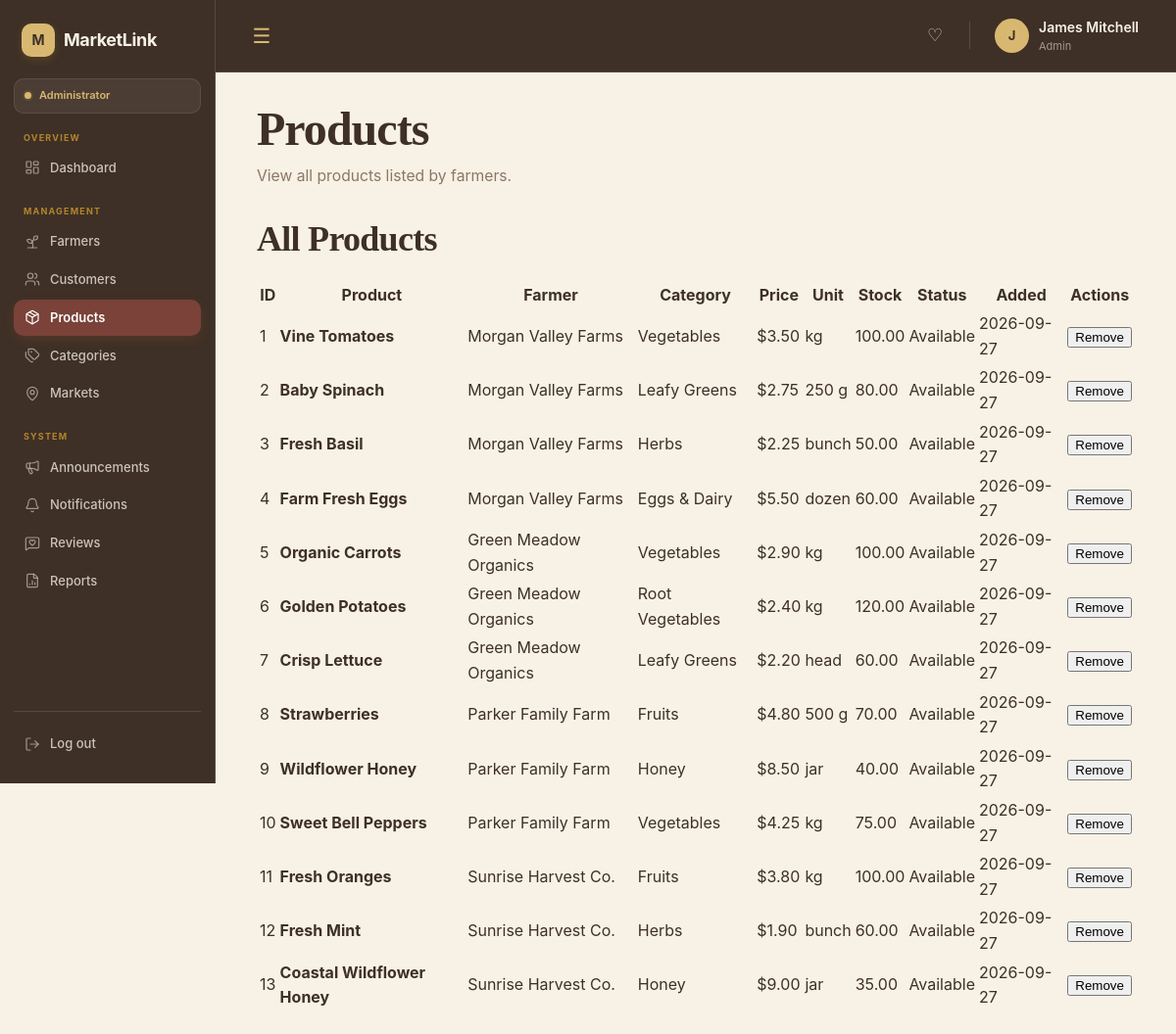
The app's page /admin/products.php (signed in) with its own data.
### tables this page shows
CREATE TABLE `products` (
  `id` int(10) UNSIGNED NOT NULL,
  `farmer_id` int(10) UNSIGNED NOT NULL,
  `category_id` int(10) UNSIGNED NOT NULL,
  `name` varchar(150) NOT NULL,
  `description` text DEFAULT NULL,
  `price` decimal(10,2) NOT NULL,
  `unit` varchar(50) NOT NULL,
  `stock_quantity` decimal(10,2) NOT NULL DEFAULT 0.00,
  `image` varchar(255) DEFAULT NULL,
  `is_available` tinyint(1) NOT NULL DEFAULT 1,
  `moderation_status` enum('pending','approved','rejected') NOT NULL DEFAULT 'approved',
  `moderation_reason` text DEFAULT NULL,
  `created_at` timestamp NOT NULL DEFAULT current_timestamp(),
  `updated_at` timestamp NOT NULL DEFAULT current_timestamp() ON UPDATE current_timestamp()
);

CREATE TABLE `farmers` (
  `id` int(10) UNSIGNED NOT NULL,
  `user_id` int(10) UNSIGNED NOT NULL,
  `stall_name` varchar(150) NOT NULL,
  `contact_person` varchar(100) DEFAULT NULL,
  `description` text DEFAULT NULL,
  `address` varchar(255) DEFAULT NULL,
  `latitude` decimal(10,8) DEFAULT NULL,
  `longitude` decimal(11,8) DEFAULT NULL,
  `approval_status` enum('pending','approved','rejected') NOT NULL DEFAULT 'pending',
  `created_at` timestamp NOT NULL DEFAULT current_timestamp(),
  `updated_at` timestamp NOT NULL DEFAULT current_timestamp() ON UPDATE current_timestamp()
);

CREATE TABLE `categories` (
  `id` int(10) UNSIGNED NOT NULL,
  `name` varchar(100) NOT NULL,
  `description` text DEFAULT NULL,
  `image` varchar(255) DEFAULT NULL,
  `status` enum('active','inactive') NOT NULL DEFAULT 'active',
  `created_at` timestamp NOT NULL DEFAULT current_timestamp(),
  `updated_at` timestamp NOT NULL DEFAULT current_timestamp() ON UPDATE current_timestamp()
);

### includes/functions.php (called while the page is built, shortened)
<?php
function e($value): string
{
    return htmlspecialchars(
        (string) $value,
        ENT_QUOTES,
        'UTF-8'
    );
}

### admin/products.php (the view, shortened to what this page needs)
<?php
require_once __DIR__ . '/../includes/include.php';
$errors = [];
$products = [];
$stmt = $conn->prepare("
    SELECT
        p.id,
        p.name,
        p.description,
        p.price,
        p.unit,
        p.stock_quantity,
        p.image,
        p.is_available,
        p.moderation_status,
        p.created_at,
        f.stall_name AS farmer_name,
        c.name AS category_name
    FROM products p
    LEFT JOIN farmers f
        ON p.farmer_id = f.id
    LEFT JOIN categories c
        ON p.category_id = c.id
    ORDER BY p.created_at DESC
");
if ($stmt) {
    if ($stmt->execute()) {
        $result = $stmt->get_result();
        $products = $result->fetch_all(MYSQLI_ASSOC);
    } else {
        $errors[] = 'Failed to load products: ' . $stmt->error;
    }
} else {
    $errors[] = 'Failed to prepare product query: ' . $conn->error;
}
?>
<!DOCTYPE html>
<html lang="en">
<head>
    <link
        rel="stylesheet"
        href="../assets/css/base.css"
    >
    <link
        rel="stylesheet"
        href="../assets/css/navbar.css"
    >
    <link
        rel="stylesheet"
        href="../assets/css/dashboard.css"
    >
    <link
        rel="stylesheet"
        href="../assets/css/sidebar.css"
    >
</head>
<body>
    <?php include __DIR__ . '/../includes/navbar.php'; ?>
    <?php include __DIR__ . '/../includes/sidebar.php'; ?>
    <div class="admin-container">
        <main class="main-content">
            <div class="page-header">
                <div>
                    <h1>Products</h1>
                    <p>
                        View all products listed by farmers.
                    </p>
                </div>
            </div>
            <section class="table-section">
                <div class="section-header">
                    <h2>All Products</h2>
                </div>
                <div class="table-responsive">
                    <table class="data-table">
                        <thead>
                            <tr>
                                <th>ID</th>
                                <th>Product</th>
                                <th>Farmer</th>
                                <th>Category</th>
                                <th>Price</th>
                                <th>Unit</th>
                                <th>Stock</th>
                                <th>Status</th>
                                <th>Added</th>
                                <th>Actions</th>
                            </tr>
                        </thead>
                        <tbody>
                            <?php if (!empty($products)): ?>
                                <?php foreach ($products as $product): ?>
                                    <?php
                                    $availability =
                                        ((int) $product['is_available'] === 1)
                                            ? 'Available'
                                            : 'Unavailable';
                                            $moderation = $product['moderation_status'] ?? '';
                                    ?>
                                    <tr>
                                        <td>
                                            <?= (int) $product['id'] ?>
                                        </td>
                                        <td>
                                            <strong>
                                                <?= e(
                                                    $product['name'] ?? 'N/A'
                                                ) ?>
                                            </strong>
                                        </td>
                                        <td>
                                            <?= e(
                                                $product['farmer_name'] ?? 'N/A'
                                            ) ?>
                                        </td>
                                        <td>
                                            <?= e(
                                                $product['category_name'] ?? 'N/A'
                                            ) ?>
                                        </td>
                                        <td>
                                            $<?= number_format(
                                                (float) $product['price'],
                                                2
                                            ) ?>
                                        </td>
                                        <td>
                                            <?= e(
                                                $product['unit'] ?? 'N/A'
                                            ) ?>
                                        </td>
                                        <td>
                                            <?= number_format(
                                                (float) $product['stock_quantity'],
                                                2
                                            ) ?>
                                        </td>
                                        <td>
                                            <?php if ($availability === 'Available'): ?>
                                                <span class="status status-active">
                                                    Available
                                                </span>
                                            <?php else: ?>
                                                <span class="status status-inactive">
                                                    Unavailable
                                                </span>
                                            <?php endif; ?>
                                            <br>
                                        </td>
                                        <td>
                                            <?= !empty($product['created_at'])
                                                ? date(
                                                    'Y-m-d',
                                                    strtotime(
                                                        $product['created_at']
                                                    )
                                                )
                                                : 'N/A'
                                            ?>
                                        </td>
                                        <td>
                                            <?php if (
                                                $moderation === 'approved'
                                                && (int) $product['is_available'] === 1
                                            ): ?>
                                                <form method="POST" style="display:inline;">
                                                    <button
                                                        type="submit"
                                                        name="action"
                                                        value="remove"
                                                    >
                                                        Remove
                                                    </button>
                                                </form>
                                            <?php endif; ?>
                                        </td>
                                    </tr>
                                <?php endforeach; ?>
                            <?php endif; ?>
                        </tbody>
                    </table>
                </div>
            </section>
        </main>
    </div>
</body>
</html>

### assets/css/base.css (style rules this page uses)
:root { --terracotta: #87483d; --terracotta-dark: #63261b; --terracotta-light: #a3786e; --terracotta-soft: #F3DDD7; --sage: #6F7C59; --sage-dark: #596545; --sage-light: #E4E9DC; --sage-soft: #EEF1E9; --marigold: #d8b871; --marigold-dark: #978050; --marigold-light: #F5E3AF; --marigold-soft: #FAF1D9; --cream: #F8F1E5; --cream-light: #FFF9F0; --cream-dark: #EDE0CC; --white: #FFFFFF; --text: #3E3026; --text-soft: #665143; --text-muted: #8B7766; --border: #DCCDB9; --border-light: #EAE1D5; --radius-sm: 10px; --radius-md: 16px; --radius-lg: 22px; --radius-xl: 30px; --radius-pill: 999px; --shadow-soft: 0 6px 20px rgba(62, 48, 38, 0.07); --shadow-card: 0 12px 32px rgba(62, 48, 38, 0.09); --shadow-hover: 0 16px 40px rgba(62, 48, 38, 0.13); --font-main: "Space Grotesk", sans-serif; --font-body: "Inter", sans-serif; --font-serif: "Fraunces", Georgia, serif; --sidebar-width: 240px; --navbar-height: 74px; --content-max-width: 1500px; --transition-fast: 0.18s ease; --transition-normal: 0.25s ease; --transition-slow: 0.35s ease; }
* { box-sizing: border-box; }
html { scroll-behavior: smooth; }
body { margin: 0; background: var(--cream); color: var(--text); font-family: var(--font-body); line-height: 1.6; -webkit-font-smoothing: antialiased; }
h1, h2, h3, h4, h5, h6 { margin-top: 0; color: var(--text); font-family: var(--font-serif); line-height: 1.15; letter-spacing: -0.02em; }
h1 { font-size: clamp(2.2rem, 4vw, 3.6rem); }
h2 { font-size: clamp(1.8rem, 3vw, 2.6rem); }
button, input, select, textarea { font-family: var(--font-main); }
p { margin-top: 0; }
button, a { -webkit-tap-highlight-color: transparent; }
.main-content { margin-left: var(--sidebar-width); padding: calc(var(--navbar-height) + 30px) 42px 70px; min-height: 100vh; transition: margin-left var(--transition-normal); }
.page-header { margin-bottom: 32px; }
.page-header h1 { margin-bottom: 8px; }
.page-header p { margin: 0; color: var(--text-muted); font-size: 0.98rem; }
.section-header { display: flex; align-items: center; justify-content: space-between; gap: 20px; margin-bottom: 20px; }
.section-header h2, .section-header h3 { margin-bottom: 0; }

### assets/css/sidebar.css (style rules this page uses)
:root { --sidebar-width: 220px; --sidebar-bg: #3E3026; --sidebar-bg-light: #4C3B2F; --sidebar-text: #F8F1E5; --sidebar-text-soft: rgba(248, 241, 229, 0.76); --sidebar-text-muted: rgba(248, 241, 229, 0.50); --sidebar-border: rgba(248, 241, 229, 0.12); --sidebar-terracotta: #7a4238; --sidebar-terracotta-dark: #63261b; --sidebar-sage: #6F7C59; --sidebar-marigold: #d8b871; --sidebar-cream: #F8F1E5; }

### records on screen
products: id "1", name "Vine Tomatoes", farmer.stall_name "Morgan Valley Farms", category.name "Vegetables", price "3.50", unit "kg", stock_quantity "100.00", is_available "Available", created_at "2026-09-27"
products: id "2", name "Baby Spinach", farmer.stall_name "Morgan Valley Farms", category.name "Leafy Greens", price "2.75", unit "250 g", stock_quantity "80.00", is_available "Available", created_at "2026-09-27"
products: id "3", name "Fresh Basil", farmer.stall_name "Morgan Valley Farms", category.name "Herbs", price "2.25", unit "bunch", stock_quantity "50.00", is_available "Available", created_at "2026-09-27"
products: id "4", name "Farm Fresh Eggs", farmer.stall_name "Morgan Valley Farms", category.name "Eggs & Dairy", price "5.50", unit "dozen", stock_quantity "60.00", is_available "Available", created_at "2026-09-27"
products: id "5", name "Organic Carrots", farmer.stall_name "Green Meadow Organics", category.name "Vegetables", price "2.90", unit "kg", stock_quantity "100.00", is_available "Available", created_at "2026-09-27"
products: id "6", name "Golden Potatoes", farmer.stall_name "Green Meadow Organics", category.name "Root Vegetables", price "2.40", unit "kg", stock_quantity "120.00", is_available "Available", created_at "2026-09-27"
products: id "7", name "Crisp Lettuce", farmer.stall_name "Green Meadow Organics", category.name "Leafy Greens", price "2.20", unit "head", stock_quantity "60.00", is_available "Available", created_at "2026-09-27"
products: id "8", name "Strawberries", farmer.stall_name "Parker Family Farm", category.name "Fruits", price "4.80", unit "500 g", stock_quantity "70.00", is_available "Available", created_at "2026-09-27"
products: id "9", name "Wildflower Honey", farmer.stall_name "Parker Family Farm", category.name "Honey", price "8.50", unit "jar", stock_quantity "40.00", is_available "Available", created_at "2026-09-27"
products: id "10", name "Sweet Bell Peppers", farmer.stall_name "Parker Family Farm", category.name "Vegetables", price "4.25", unit "kg", stock_quantity "75.00", is_available "Available", created_at "2026-09-27"
products: id "11", name "Fresh Oranges", farmer.stall_name "Sunrise Harvest Co.", category.name "Fruits", price "3.80", unit "kg", stock_quantity "100.00", is_available "Available", created_at "2026-09-27"
products: id "12", name "Fresh Mint", farmer.stall_name "Sunrise Harvest Co.", category.name "Herbs", price "1.90", unit "bunch", stock_quantity "60.00", is_available "Available", created_at "2026-09-27"
products: id "13", name "Coastal Wildflower Honey", farmer.stall_name "Sunrise Harvest Co.", category.name "Honey", price "9.00", unit "jar", stock_quantity "35.00", is_available "Available", created_at "2026-09-27"

### other values on screen
$_SESSION['name'] "James Mitchell"
$_SESSION['role'] "Admin"
